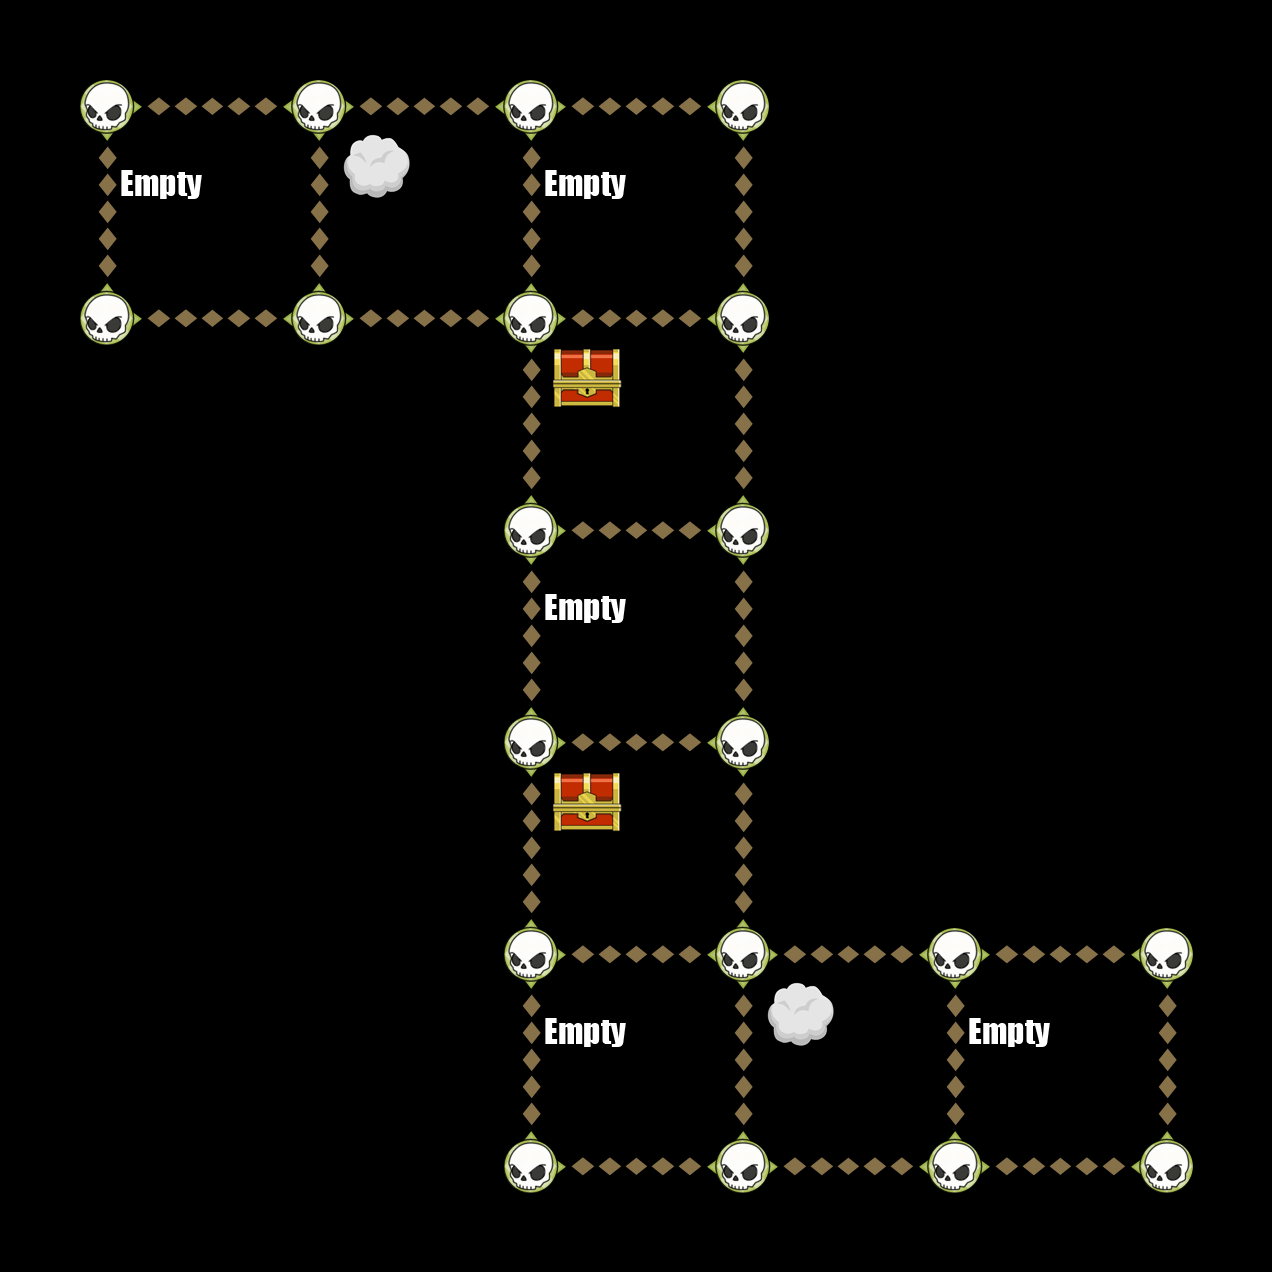

A level layout from a 2D game, rendered from its tile map. Below: a short description, then the map file with tile-grid data replaced by summaries:
An orthogonal 6x6 tile map with 212x212 px tiles, 6 tile layers (Down, Up, Left, Right, ...).

<map version="1.0" orientation="orthogonal" width="6" height="6" tilewidth="212" tileheight="212">
 <tileset firstgid="1" name="TileGraphic_Final-ipadhd" tilewidth="212" tileheight="212">
  <image source="TileGraphic_Final-ipadhd.png" width="636" height="1060" />
  <tile id="0">
   <properties>
    <property name="LineFilled" value="True" />
   </properties>
  </tile>
  <tile id="2">
   <properties>
    <property name="Item" value="TreasureBox" />
   </properties>
  </tile>
  <tile id="4">
   <properties>
    <property name="RowFilled" value="True" />
   </properties>
  </tile>
  <tile id="6">
   <properties>
    <property name="Item" value="CannonLeft" />
   </properties>
  </tile>
  <tile id="7">
   <properties>
    <property name="Item" value="ShipRight" />
   </properties>
  </tile>
  <tile id="8">
   <properties>
    <property name="Item" value="MapOne" />
   </properties>
  </tile>
  <tile id="9">
   <properties>
    <property name="Item" value="CannonRight" />
   </properties>
  </tile>
  <tile id="10">
   <properties>
    <property name="Item" value="ShipLeft" />
   </properties>
  </tile>
  <tile id="11">
   <properties>
    <property name="Item" value="MapTwo" />
   </properties>
  </tile>
  <tile id="12">
   <properties>
    <property name="Item" value="Empty" />
   </properties>
  </tile>
  <tile id="13">
   <properties>
    <property name="Item" value="Skull" />
   </properties>
  </tile>
  <tile id="14">
   <properties>
    <property name="Item" value="Fog" />
   </properties>
  </tile>
 </tileset>
 <layer name="Down" width="6" height="6">
  <data>[36 cells, 14 non-empty, 1 distinct tile ids]</data>
 </layer>
 <layer name="Up" width="6" height="6">
  <data>[36 cells, 14 non-empty, 1 distinct tile ids]</data>
 </layer>
 <layer name="Left" width="6" height="6">
  <data>[36 cells, 14 non-empty, 1 distinct tile ids]</data>
 </layer>
 <layer name="Right" width="6" height="6">
  <data>[36 cells, 14 non-empty, 1 distinct tile ids]</data>
 </layer>
 <layer name="Dots" width="6" height="6">
  <data>[36 cells, 20 non-empty, 1 distinct tile ids]</data>
 </layer>
 <layer name="Items" width="6" height="6">
  <data>[36 cells, 9 non-empty, 3 distinct tile ids]</data>
 </layer>
</map>
